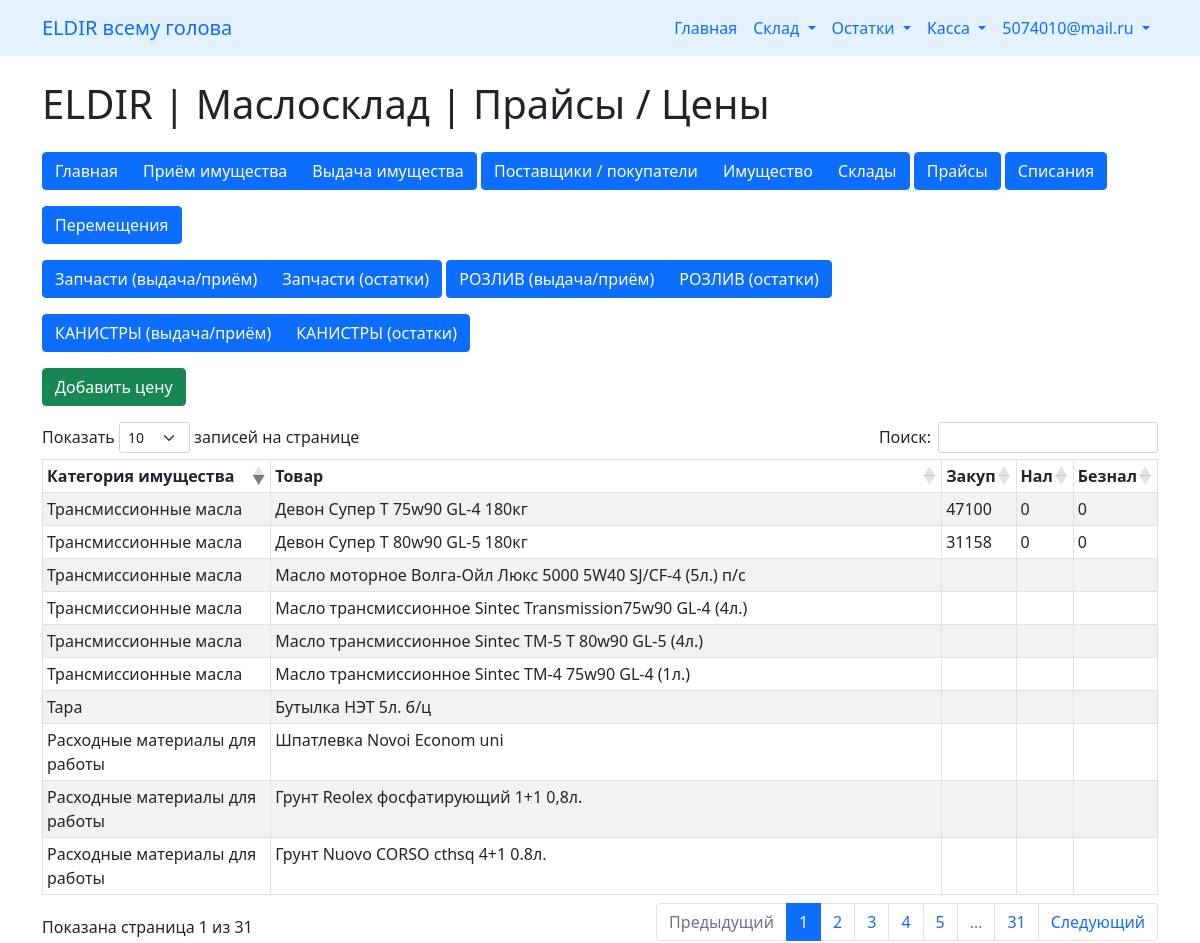
Screenshot of /maslosklad/price/index.php (signed in) with the database file from the repository.
### tables this page shows
CREATE TABLE `maslosklad_property` (
  `id` int(11) NOT NULL,
  `name` varchar(200) NOT NULL COMMENT 'наименование имущества',
  `article` varchar(255) NOT NULL COMMENT 'Артикул ',
  `type` int(11) NOT NULL COMMENT 'категория имущества',
  `volume` float NOT NULL COMMENT 'Объём для розлива',
  `is_deleted` int(11) NOT NULL DEFAULT '0' COMMENT 'признак удаления'
);

CREATE TABLE `maslosklad_property_type` (
  `id` int(11) NOT NULL,
  `name` varchar(200) NOT NULL COMMENT 'наименование',
  `is_deleted` int(11) NOT NULL DEFAULT '0' COMMENT 'признак удаления'
);

CREATE TABLE `maslosklad_price` (
  `id` int(11) NOT NULL,
  `maslosklad_property_id` int(11) NOT NULL COMMENT 'id Товара',
  `purchase_price` int(11) NOT NULL COMMENT 'цена закупа',
  `cash_price` int(11) NOT NULL COMMENT 'цена за нал',
  `cashless_price` int(11) NOT NULL COMMENT 'цена за безнал',
  `date_add` datetime NOT NULL DEFAULT CURRENT_TIMESTAMP COMMENT 'дата обновления'
);

### maslosklad/price/index.php (the view, shortened to what this page needs)
<!doctype html>
<html lang="en">
  <head>
    <link href="https://cdn.jsdelivr.net/npm/bootstrap@5.1.3/dist/css/bootstrap.min.css" rel="stylesheet">
    <link rel="stylesheet" href="//cdn.jsdelivr.net/npm/alertifyjs@1.13.1/build/css/alertify.min.css"/>
</head>
<body>
    <? require_once('../../nav.php'); ?>
    <div class="container mt-4">
        <div class="row">
            <div class="col-md-12">
                <h1>ELDIR | Маслосклад | Прайсы / Цены </h1>
            </div>
        </div>
        <? require_once('../nav_sklad.php'); ?>
        <div class="row mt-3">
            <div class="col-md-6">
                <button type="button" class="btn btn-success" data-bs-toggle="modal" data-bs-target="#infoAddModal">
                    Добавить цену
                </button>
            </div>
        </div>
        <div class="row mt-3">
            <div class="col-md-12">
                <div class="table-responsive-sm">
                    <table id="myTable" class=" table table-bordered table-striped table-sm table-hover">
                        <thead>
                            <tr>
                                <th>Категория имущества</th>
                                <th>Товар</th>
                                <th>Закуп</th>
                                <th>Нал</th>
                                <th>Безнал</th>
                            </tr>
                        </thead>
                        <tbody>
                            <?php
                            require __DIR__ . '/../../dbcon.php';
                            $query = "SELECT sp.id as id, sp.name as property_name, spt.name as type_name,
                                        mp.purchase_price, mp.cash_price, mp.cashless_price
                                        FROM `maslosklad_property` sp
                                        LEFT JOIN `maslosklad_property_type` spt ON sp.type = spt.id
                                        LEFT JOIN `maslosklad_price` mp ON sp.id = mp.maslosklad_property_id
                                        WHERE sp.is_deleted = 0";
                            $query_run = mysqli_query($con, $query);
                            if(mysqli_num_rows($query_run) > 0)
                            {
                                foreach($query_run as $property)
                                {
                                    ?>
                                    <tr>
                                        <td><?= $property['type_name'] ?></td>
                                        <td><?= $property['property_name'] ?></td>
                                        <td><?= $property['purchase_price'] ?></td>
                                        <td><?= $property['cash_price'] ?></td>
                                        <td><?= $property['cashless_price'] ?></td>
                                    </tr>
                                    <?php
                                }
                            }
                            ?>
                        </tbody>
                    </table>
                </div>
            </div>
        </div>
    </div>
    <link rel="stylesheet" href="//cdn.datatables.net/1.13.4/css/dataTables.bootstrap5.min.css"/>
</body>
</html>

### rows the page displays
maslosklad_property: maslosklad_property_type.name "Трансмиссионные масла", name "Девон Супер Т 75w90 GL-4 180кг", maslosklad_price.purchase_price "47100", maslosklad_price.cash_price "0", maslosklad_price.cashless_price "0"
maslosklad_property: maslosklad_property_type.name "Трансмиссионные масла", name "Девон Супер Т 80w90 GL-5 180кг", maslosklad_price.purchase_price "31158", maslosklad_price.cash_price "0", maslosklad_price.cashless_price "0"
maslosklad_property: maslosklad_property_type.name "Тара", name "Бутылка НЭТ 5л. б/ц"
maslosklad_property: maslosklad_property_type.name "Трансмиссионные масла", name "Масло моторное Волга-Ойл Люкс 5000 5W40 SJ/CF-4 (5л.) п/с"
maslosklad_property: maslosklad_property_type.name "Трансмиссионные масла", name "Масло трансмиссионное Sintec Transmission75w90 GL-4 (4л.)"
maslosklad_property: maslosklad_property_type.name "Трансмиссионные масла", name "Масло трансмиссионное Sintec TM-5 Т 80w90 GL-5 (4л.)"
maslosklad_property: maslosklad_property_type.name "Трансмиссионные масла", name "Масло трансмиссионное Sintec TM-4 75w90 GL-4 (1л.)"
maslosklad_property: maslosklad_property_type.name "Расходные материалы для работы", name "Шпатлевка Novoi Econom uni"
maslosklad_property: maslosklad_property_type.name "Расходные материалы для работы", name "Грунт Reolex фосфатирующий 1+1 0,8л."
maslosklad_property: maslosklad_property_type.name "Расходные материалы для работы", name "Грунт Nuovo CORSO cthsq 4+1 0.8л."

### other values shown
$_SESSION['loginemail'] "5074010@mail.ru"
